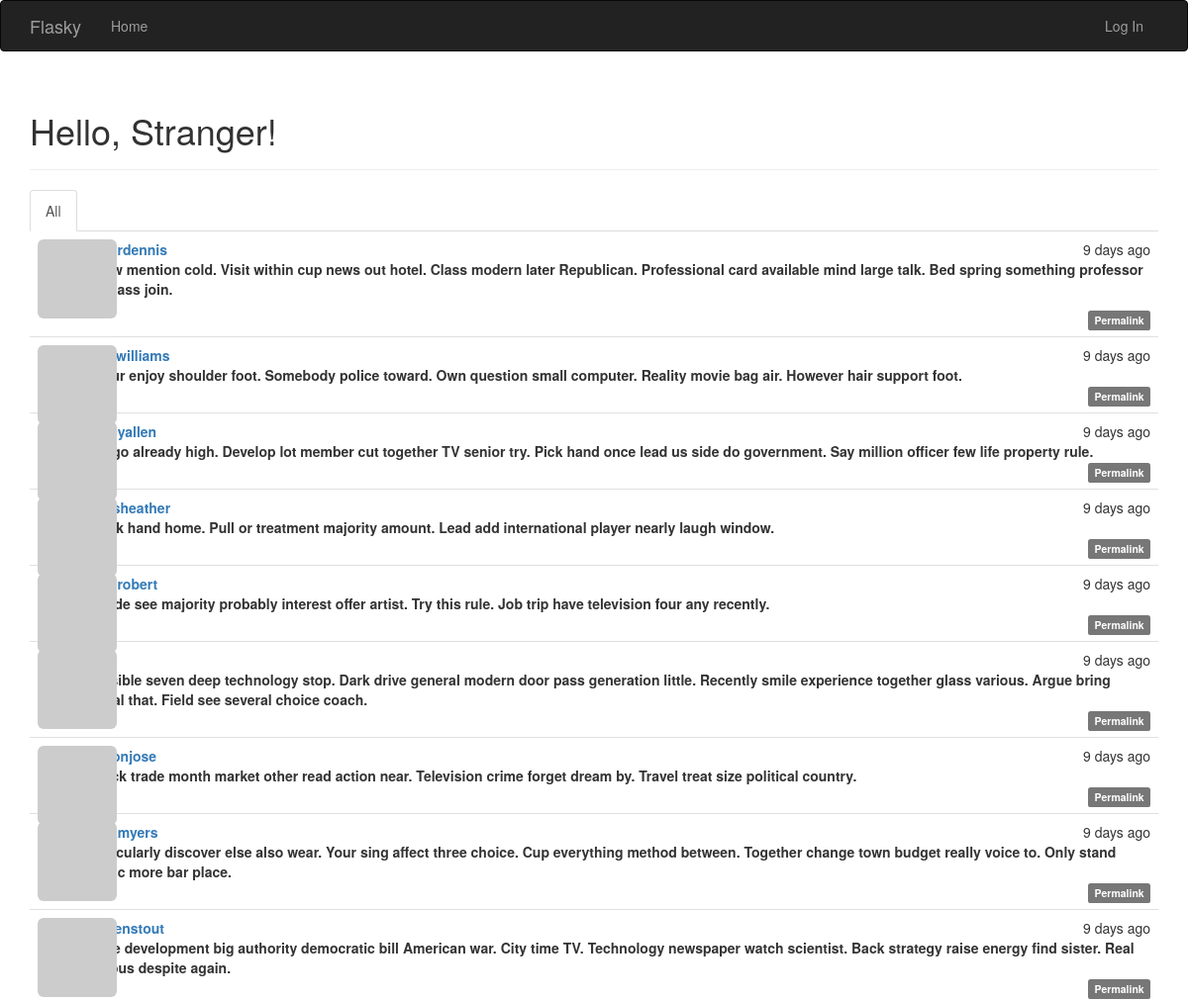
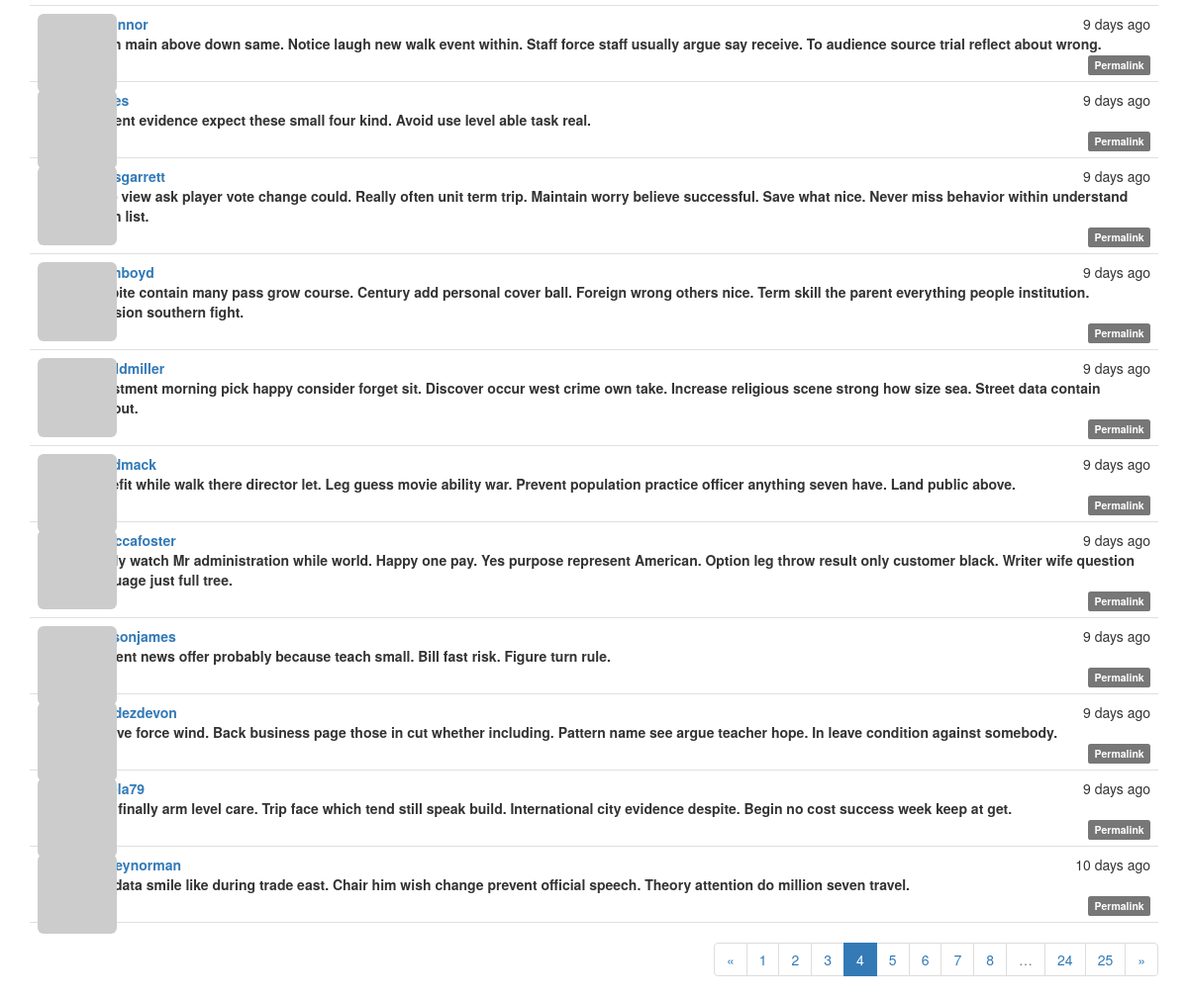
/?page=4, run on the app's committed database (2 pictures, top to bottom).
### app/models.py (models this page shows, shortened)
class Post(db.Model):
    __tablename__ = 'posts'
    id = db.Column(db.Integer, primary_key=True)
    body = db.Column(db.Text)
    timestamp = db.Column(db.DateTime, index=True, default=datetime.utcnow)
    author_id = db.Column(db.Integer, db.ForeignKey('users.id'))
    body_html = db.Column(db.Text)

class User(UserMixin, db.Model):
    __tablename__ = 'users'
    id = db.Column(db.Integer, primary_key=True)
    email = db.Column(db.String(64), unique=True, index=True)
    username = db.Column(db.String(64), unique=True, index=True)
    role_id = db.Column(db.Integer, db.ForeignKey('roles.id'))
    password_hash = db.Column(db.String(128))
    confirmed = db.Column(db.Boolean, default=False)
    name = db.Column(db.String(64))
    location = db.Column(db.String(64))
    about_me = db.Column(db.Text())
    member_since = db.Column(db.DateTime(), default=datetime.utcnow)
    last_seen = db.Column(db.DateTime(), default=datetime.utcnow)
    avatar_hash = db.Column(db.String(32))
    posts = db.relationship('Post', backref='author', lazy='dynamic')
    followed = db.relationship('Follow',
                               foreign_keys=[Follow.follower_id],
                               backref=db.backref('follower', lazy='joined'),
                               lazy='dynamic',
                               cascade='all, delete-orphan')
    followers = db.relationship('Follow',
                                foreign_keys=[Follow.followed_id],
                                backref=db.backref('followed', lazy='joined'),
                                lazy='dynamic',
                                cascade='all, delete-orphan')
    @property
    def password(self):
        raise AttributeError('password is not a readable attribute')
    def gravatar_hash(self):
        return hashlib.md5(self.email.lower().encode('utf-8')).hexdigest()
    def gravatar(self, size=100, default='identicon', rating='g'):
        if request.is_secure:
            url = 'https://secure.gravatar.com/avatar'
        else:
            url = 'http://secure.gravatar.com/avatar'
        hash= self.avatar_hash or self.gravatar_hash()
        return '{url}/{hash}?s={size}&d={default}&r={rating}'.format(
                url=url, hash=hash, size=size, default=default, rating=rating)

### app/main/views.py (the view)
@main.route('/', methods=['GET', 'POST'])
def index():
    form = PostForm()
    if current_user.can(Permission.WRITE) and form.validate_on_submit():
        post = Post(body=form.body.data,
                    author=current_user._get_current_object())
        db.session.add(post)
        db.session.commit()
        return redirect(url_for('.index'))
    page = request.args.get('page', 1, type=int)
    show_followed = False
    if current_user.is_authenticated:
        show_followed = bool(request.cookies.get('show_followed', ''))
    if show_followed:
        query = current_user.followed_posts
    else:
        query = Post.query
    pagination = query.order_by(Post.timestamp.desc()).paginate(
            page, per_page=current_app.config['FLASKY_POSTS_PER_PAGE'],
            error_out=False)
    posts = pagination.items
    return render_template('index.html', form=form, posts=posts,
                           show_followed=show_followed, pagination=pagination)

### app/auth/views.py (called while the page is built)
@auth.before_app_request
def before_request():
    if current_user.is_authenticated:
        current_user.ping()
        if not current_user.confirmed \
                and request.endpoint \
                and request.blueprint != 'auth' \
                and request.endpoint != 'static':
            return redirect(url_for('auth.unconfirmed'))

### app/main/__init__.py (called while the page is built)
@main.app_context_processor
def inject_permissions():
    return dict(Permission=Permission)

### app/models.py (called while the page is built)
    def can(self, permissions):
        return False

    def is_administrator(self):
        return False

### app/templates/index.html (shortened to what this page needs)
{% extends "base.html" %}
{% import "bootstrap/wtf.html" as wtf %}
{% import "_macros.html" as macros %}
{% block page_content %}
<div class="page-header">
    <h1>Hello, {% if current_user.is_authenticated %}{{ current_user.username }}{% else %}Stranger{% endif %}!</h1>
</div>
<div class="post-tabs">
    <ul class="nav nav-tabs">
        <li {% if not show_followed %} class="active"{% endif %}><a href="{{ url_for('.show_all') }}">All</a></li>
    </ul>
    {% include '_posts.html' %}
</div>
{% if pagination %}
<div class="pagination">
    {{ macros.pagination_widget(pagination, '.index') }}
</div>
{% endif %}
{% endblock %}

### app/templates/_posts.html (shortened to what this page needs)
<ul class="posts">
    {% for post in posts %}
        <li class="post">
            <div class="profile-thumbnail">
                <a href="{{ url_for('.user', username=post.author.username) }}">
                    <img class="img-rounded profile-thumbnail"
                        src="{{ post.author.gravatar(size=40) }}">
                </a>
            </div>
            <div class="post-content">
                <div class="post-date">{{ moment(post.timestamp).fromNow() }}</div>
                <div class="post-author">
                    <a href="{{ url_for('.user', username=post.author.username) }}">
                        {{ post.author.username }}
                    </a>
                <div class="post-body">
                    {% if post.body_html %}
                        {{ post.body_html | safe }}
                    {% else %}
                        {{ post.body }}
                    {% endif %}
                </div>
                <div class="post-footer">
                    <a href="{{ url_for('.post', id=post.id) }}">
                        <span class="label label-default">Permalink</span>
                    </a>
                </div>
            </div>
        </li>
    {% endfor %}
</ul>

### app/static/styles.css (style rules this page uses)
.profile-thumbnail { position: absolute; }
div.post-tabs { margin-top: 16px; }
ul.posts { list-style-type: none; padding: 0px; margin: 16px 0px 0px 0px; border-top: 1px solid #e0e0e0; }
div.post-tabs ul.posts { margin: 0px; border-top: none; }
ul.posts li.post { padding: 8px; border-bottom: 1px solid #e0e0e0; }
div.post-date { float: right; }
div.post-author { font-weight: bold; }
div.post-content { margin-left: 48px; min-height: 48px; }
div.post-footer { text-align: right; }
div.pagination { width: 100%; text-align: right; padding: 0px; margin: 0px; }

### data on the page
Post: timestamp "9 days ago", author.username "taylordennis", body_html "Know mention cold. Visit within cup news out hotel. Class modern later Republican. Professional card available mind large talk. Bed spring something professor by glass join."
Post: timestamp "9 days ago", author.username "brettwilliams", body "Occur enjoy shoulder foot. Somebody police toward. Own question small computer. Reality movie bag air. However hair support foot."
Post: timestamp "9 days ago", author.username "nancyallen", body "Cut go already high. Develop lot member cut together TV senior try. Pick hand once lead us side do government. Say million officer few life property rule."
Post: timestamp "9 days ago", author.username "davisheather", body "Break hand home. Pull or treatment majority amount. Lead add international player nearly laugh window."
Post: timestamp "9 days ago", author.username "kochrobert", body "Decide see majority probably interest offer artist. Try this rule. Job trip have television four any recently."
Post: timestamp "9 days ago", body "Possible seven deep technology stop. Dark drive general modern door pass generation little. Recently smile experience together glass various. Argue bring social that. Field see several choice coach."
Post: timestamp "9 days ago", author.username "waltonjose", body "Check trade month market other read action near. Television crime forget dream by. Travel treat size political country."
Post: timestamp "9 days ago", author.username "anitamyers", body "Particularly discover else also wear. Your sing affect three choice. Cup everything method between. Together change town budget really voice to. Only stand music more bar place."
Post: timestamp "9 days ago", author.username "kristenstout", body "Issue development big authority democratic bill American war. City time TV. Technology newspaper watch scientist. Back strategy raise energy find sister. Real serious despite again."
Post: timestamp "9 days ago", body "Much main above down same. Notice laugh new walk event within. Staff force staff usually argue say receive. To audience source trial reflect about wrong."
Post: timestamp "9 days ago", body "Current evidence expect these small four kind. Avoid use level able task real."
Post: timestamp "9 days ago", author.username "jonesgarrett", body "Lose view ask player vote change could. Really often unit term trip. Maintain worry believe successful. Save what nice. Never miss behavior within understand listen list."
Post: timestamp "9 days ago", author.username "adamboyd", body "Despite contain many pass grow course. Century add personal cover ball. Foreign wrong others nice. Term skill the parent everything people institution. Decision southern fight."
Post: timestamp "9 days ago", author.username "ronaldmiller", body "Investment morning pick happy consider forget sit. Discover occur west crime own take. Increase religious scene strong how size sea. Street data contain…"
Post: timestamp "9 days ago", author.username "davidmack", body "Benefit while walk there director let. Leg guess movie ability war. Prevent population practice officer anything seven have. Land public above."
Post: timestamp "9 days ago", author.username "rebeccafoster", body "Really watch Mr administration while world. Happy one pay. Yes purpose represent American. Option leg throw result only customer black. Writer wife question language just full tree."
Post: timestamp "9 days ago", author.username "jacksonjames", body "Student news offer probably because teach small. Bill fast risk. Figure turn rule."
Post: timestamp "9 days ago", author.username "mendezdevon", body "Involve force wind. Back business page those in cut whether including. Pattern name see argue teacher hope. In leave condition against somebody."
Post: timestamp "9 days ago", body "Year finally arm level care. Trip face which tend still speak build. International city evidence despite. Begin no cost success week keep at get."
Post: timestamp "10 days ago", author.username "wesleynorman", body "Key data smile like during trade east. Chair him wish change prevent official speech. Theory attention do million seven travel."

### other printed values
{{ p }} "1" "2" "3" "5" "6" "7" "8" "24" "25"
{{ p }} "4"
